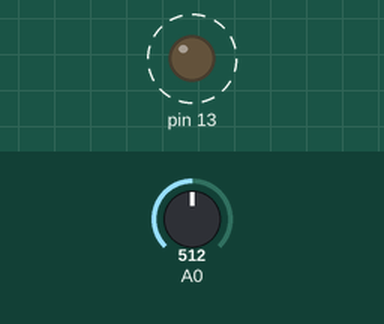
The sketch below on a simulated Arduino Uno, built with avr-gcc and run on an emulated ATmega328P. On the bench: output pins drawn as LEDs (lit = HIGH). Dashed ring = blinking. The inputs (shaded band) are chosen by the test bench; at power-on: A0 = 512. What the sketch prints to the serial monitor is not drawn.

Above: at 0.5 s.
Timing chart, 0 to 4.6 s (numbered marks = the images above):
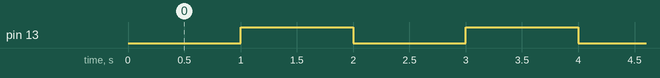

The sketch:

sketch_oct11a.ino
```cpp
int LED_state = 0;
int ADC_0 = 0;

void setup() {
  // put your setup code here, to run once:
  pinMode(13, OUTPUT);
  Serial.begin(19200);
}

void loop() {
  // put your main code here, to run repeatedly:
  if (LED_state)
  {
    digitalWrite(13, HIGH);
    LED_state = 0;
  }
  else
  {
    digitalWrite(13, LOW);
    LED_state = 1;
  }

  ADC_0 = analogRead(0);
  Serial.println("Hi, dude!, %i");
  Serial.println(ADC_0);
  delay (1000);
}
```

Measured:
- by itself, pin 13: alternates HIGH for 1.0 s and LOW for 1.0 s
